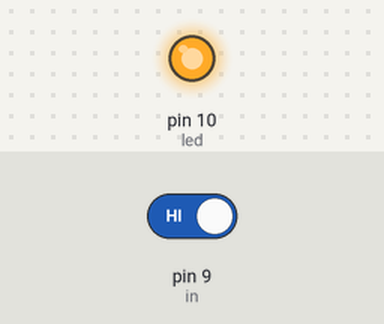
A sketch run on a simulated Arduino Uno, built with avr-gcc and run on an emulated ATmega328P. On the bench: output pins drawn as LEDs (lit = HIGH). The test bench sets the inputs (shaded band); at power-on: pin 9 (in) HIGH.

Above: at 1.2 s.
1.3 s: pin 9 (in) driven LOW
At 1.8 s:
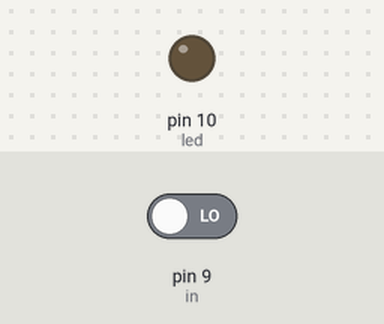
2.8 s: pin 9 (in) driven HIGH
At 4.2 s:
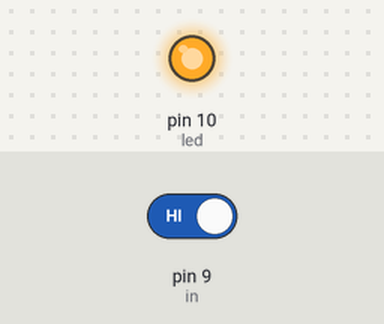
Timing chart, 0 to 5.8 s (numbered marks = the images above; inputs shaded):
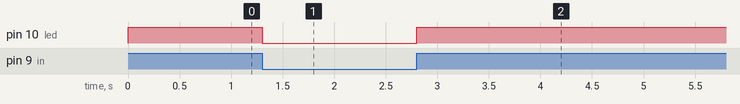

The sketch:

communication_recie.ino
```cpp
const int in = 9;
const int led = 10;
void setup(){
  pinMode(in, INPUT);
  pinMode(led, OUTPUT);
  Serial.begin(9600);
}

void loop(){
int data = digitalRead(in);
  if(data==0){
    digitalWrite(led, LOW);
  }
  else if(data==1){
    digitalWrite(led, HIGH);
  }
}
```

Measured:
- after the input at 1.3 s, pin 10 (led): HIGH → LOW at once
- after the input at 2.8 s, pin 10 (led): LOW → HIGH at once
